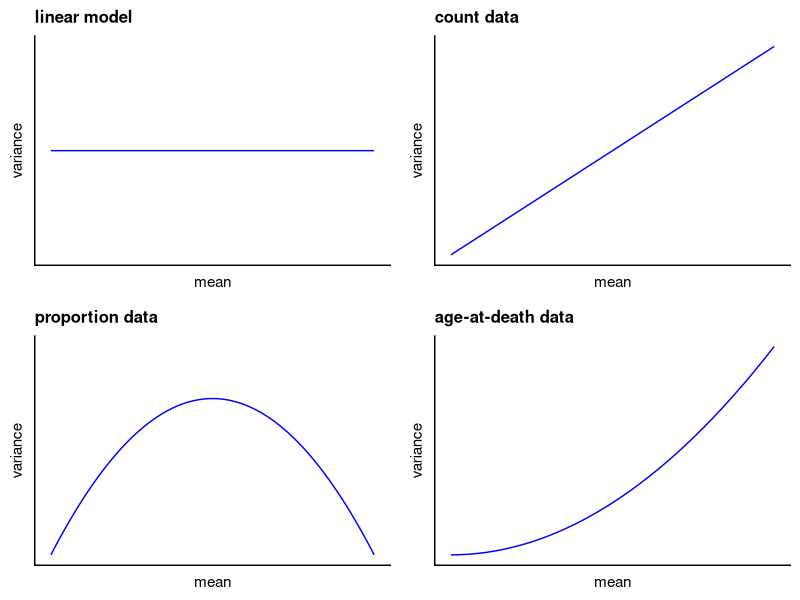

Write the R code that produced this figure.
## ---- chunk 1
knitr::opts_chunk$set(message=FALSE,warning=FALSE)
## ---- chunk 2
library(tidyverse)
library(here)
library(cowplot)
options(kableExtra.auto_format = FALSE)
library(kableExtra)
## ---- chunk 3
base<-ggplot () +
  xlim(0,1) +
  ylim(0,1) +
  theme_cowplot() +
  theme(axis.text=element_blank(),
        axis.ticks=element_blank(),
        axis.title=element_text(size = 11),
        plot.title=element_text(size = 12))

p1<-base + geom_function(fun=function(x) 0.5,colour="blue") + labs(x = "mean", y = "variance", title = "linear model")
p2<-base + geom_function(fun=function(x) x, colour="blue") + labs(x = "mean", y = "variance", title = "count data")
p3<-base + geom_function(fun=function(x) 3*x*(1-x), colour="blue") + labs(x = "mean", y = "variance", title = "proportion data")
p4<-base + geom_function(fun=function(x) x^2, colour="blue") +labs(x = "mean", y = "variance", title = "age-at-death data")


plot_grid(p1,p2,p3,p4,nrow=2)
## ---- chunk 4
library(knitr)
df <- data.frame(Model = c("linear", "log linear","logistic","gamma"), 
                 Deviance = c("$\\sum \\left(y-\\hat{y}\\right)^2$",
                              "$2\\sum y\\log{\\left(\\dfrac{y}{\\hat{y}}\\right)}$",
                              "$2\\sum y\\log{\\left(\\dfrac{y}{\\hat{y}}\\right)} +(n-y)\\log{\\left(\\dfrac{n-y}{n-\\hat{y}}\\right)}$",
                              "$2\\sum {\\dfrac{(y-\\hat{y})}{y} - \\log{\\left(\\dfrac{y}{\\hat{y}}\\right)} }$"), 
                 Error = c("Gaussian", "Poission","binomial","gamma"),
                 Link = c("identity","log","logit","reciprocal"))

df |>
  kable(col.names = c("Model", "Deviance", "Error","Link"), escape = F, caption = "") |>
  kable_styling(latex_options = "hold_position")
